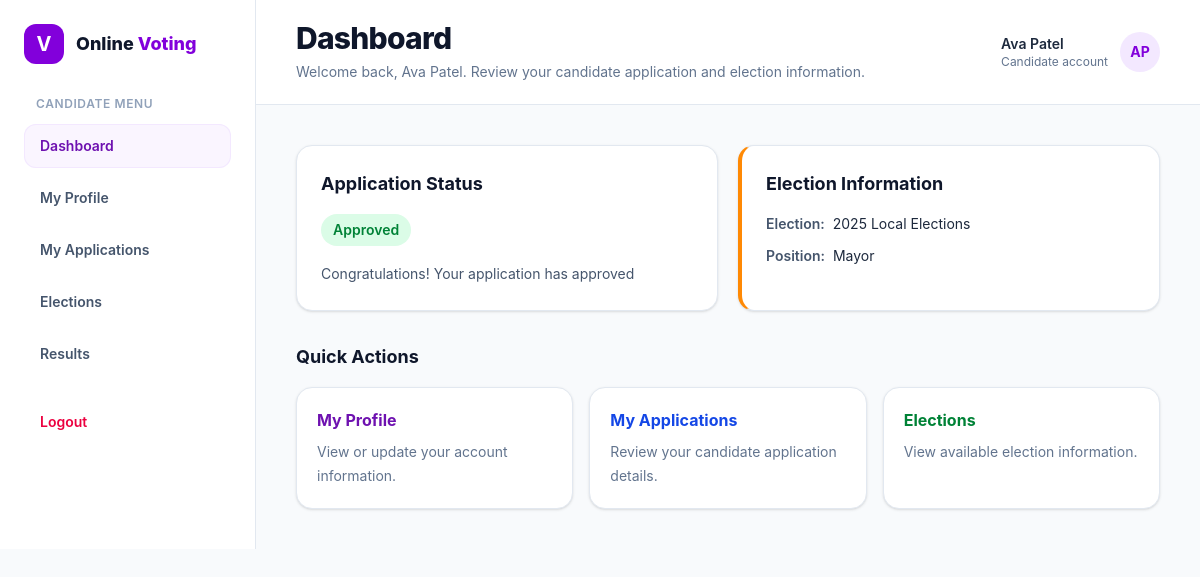
The app's page /views/candidate/dashboard.php (signed in) with its own data.
### tables this page shows
CREATE TABLE candidates (
    id INT AUTO_INCREMENT PRIMARY KEY,
    user_id INT NOT NULL,
    address VARCHAR(255) NOT NULL,
    city VARCHAR(100) NOT NULL,
    state VARCHAR(100) NOT NULL,
    country VARCHAR(100) NOT NULL,
    postal_code VARCHAR(20) NOT NULL,
    election_id INT NOT NULL,
    position_id INT NOT NULL,
    constituency_area VARCHAR(100) NOT NULL,
    party_id INT DEFAULT NULL,
    qualifications TEXT NOT NULL,
    experience TEXT NOT NULL,
    manifesto TEXT NOT NULL,
    certificates VARCHAR(255) DEFAULT NULL,
    status ENUM('pending', 'approved', 'rejected') NOT NULL DEFAULT 'pending',
    created_at TIMESTAMP DEFAULT CURRENT_TIMESTAMP,
    updated_at TIMESTAMP DEFAULT CURRENT_TIMESTAMP ON UPDATE CURRENT_TIMESTAMP,
    FOREIGN KEY (user_id) REFERENCES users(id) ON DELETE CASCADE,
    FOREIGN KEY (election_id) REFERENCES elections(id) ON DELETE CASCADE,
    FOREIGN KEY (position_id) REFERENCES positions(id) ON DELETE CASCADE,
    FOREIGN KEY (party_id) REFERENCES parties(id) ON DELETE SET NULL,
    UNIQUE (user_id, election_id, position_id)
);

CREATE TABLE elections (
    id INT AUTO_INCREMENT PRIMARY KEY,
    title VARCHAR(100) NOT NULL UNIQUE,
    description TEXT NOT NULL,
    start_date DATETIME NOT NULL,
    end_date DATETIME NOT NULL,
    status ENUM('upcoming', 'ongoing', 'completed') NOT NULL DEFAULT 'upcoming',
    created_at TIMESTAMP DEFAULT CURRENT_TIMESTAMP,
    updated_at TIMESTAMP DEFAULT CURRENT_TIMESTAMP ON UPDATE CURRENT_TIMESTAMP
);

CREATE TABLE positions (
    id INT AUTO_INCREMENT PRIMARY KEY,
    title VARCHAR(100) NOT NULL UNIQUE,
    description TEXT NOT NULL,
    created_at TIMESTAMP DEFAULT CURRENT_TIMESTAMP,
    updated_at TIMESTAMP DEFAULT CURRENT_TIMESTAMP ON UPDATE CURRENT_TIMESTAMP
);

### app/paths.php (called while the page is built, shortened)
<?php
function app_url(string $path = ''): string
{
    return APP_BASE_URL . '/' . ltrim($path, '/');
}

### views/candidate/dashboard.php (the view, shortened to what this page needs)
<?php
require_once __DIR__ . '/../../app/paths.php';
require_once APP_ROOT . '/app/config/database.php';
$stmt = $pdo->prepare("
    SELECT
        candidates.*,
        elections.title AS election_name,
        positions.title AS position_name
    FROM candidates
    INNER JOIN elections
        ON candidates.election_id = elections.id
    INNER JOIN positions
        ON candidates.position_id = positions.id
        WHERE candidates.user_id = ?
");
$stmt->execute([$_SESSION['user_id']]);
$candidate = $stmt->fetch(PDO::FETCH_ASSOC);
if ($candidate) {
    $applicationStatus = $candidate['status'] ?? 'incomplete';
    $electionName = $candidate['election_name'] ?? 'N/A';
    $position = $candidate['position_name'] ?? 'N/A';
} else {
    $applicationStatus = 'incomplete';
    $electionName = 'N/A';
    $position = 'N/A';
}
$statusColors = [
    'incomplete' => 'bg-gray-100 text-gray-700',
    'pending' => 'bg-orange-100 text-orange-700',
    'approved' => 'bg-green-100 text-green-700',
    'rejected' => 'bg-red-100 text-red-700',
];
$statusMessages = [
    'incomplete' => 'Your Application is not completed yet.',
    'pending' => 'Your Application is pending for approval',
    'approved' => 'Congratulations! Your application has approved',
    'rejected' => 'Sorry! Your application was rejected, try next time.',
];
$statusClass = $statusColors[$applicationStatus] ?? 'bg-gray-100 text-gray-700';
$statusMessage = $statusMessages[$applicationStatus] ?? 'Your application status is currently unavailable.';
?>
<!DOCTYPE html>
<html lang="en">
<head>
    <link rel="stylesheet" href="<?= htmlspecialchars(app_url('public/css/app.css'), ENT_QUOTES, 'UTF-8') ?>">
</head>
<body class="min-h-screen bg-slate-50 text-slate-800">
    <div class="flex min-h-[calc(100vh-65px)] flex-col md:flex-row">
        <div class="min-w-0 flex-1">
            <main class="min-w-0 px-4 py-8 sm:px-6 sm:py-10 lg:px-10">
            <div class="mx-auto max-w-5xl">
                <div class="grid gap-5 lg:grid-cols-2">
                    <section class="rounded-2xl border border-slate-200 bg-white p-6 shadow-sm">
                        <h2 class="mb-4 text-lg font-bold text-slate-900">Application Status</h2>
                        <span class="inline-flex rounded-full px-3 py-1.5 text-sm font-semibold <?= $statusClass ?>">
                            <?= ucfirst(htmlspecialchars($applicationStatus, ENT_QUOTES, 'UTF-8')) ?>
                        </span>
                        <p class="mt-4 text-sm leading-6 text-slate-600">
                            <?= htmlspecialchars($statusMessage, ENT_QUOTES, 'UTF-8') ?>
                        </p>
                    </section>
                    <section class="rounded-2xl border border-slate-200 border-l-4 border-l-orange-400 bg-white p-6 shadow-sm">
                        <h2 class="mb-4 text-lg font-bold text-slate-900">Election Information</h2>
                        <dl class="space-y-3 text-sm">
                            <div class="flex flex-wrap gap-2">
                                <dt class="font-semibold text-slate-600">Election:</dt>
                                <dd class="text-slate-800"><?= htmlspecialchars($electionName, ENT_QUOTES, 'UTF-8') ?></dd>
                            </div>
                            <div class="flex flex-wrap gap-2">
                                <dt class="font-semibold text-slate-600">Position:</dt>
                                <dd class="text-slate-800"><?= htmlspecialchars($position, ENT_QUOTES, 'UTF-8') ?></dd>
                            </div>
                        </dl>
                    </section>
                </div>
                <section class="mt-8">
                    <h2 class="mb-4 text-lg font-bold text-slate-900">Quick Actions</h2>
                    <div class="grid gap-4 sm:grid-cols-2 lg:grid-cols-3">
                        <a href="<?= htmlspecialchars(app_url('views/candidate/profile.php'), ENT_QUOTES, 'UTF-8') ?>" class="rounded-2xl border border-slate-200 bg-white p-5 shadow-sm transition hover:-translate-y-0.5 hover:border-purple-200 hover:shadow-md">
                            <h3 class="font-bold text-purple-800">My Profile</h3>
                            <p class="mt-2 text-sm leading-6 text-slate-500">View or update your account information.</p>
                        </a>
                        <a href="<?= htmlspecialchars(app_url('views/candidate/registration.php'), ENT_QUOTES, 'UTF-8') ?>" class="rounded-2xl border border-slate-200 bg-white p-5 shadow-sm transition hover:-translate-y-0.5 hover:border-purple-200 hover:shadow-md">
                            <h3 class="font-bold text-blue-700">My Applications</h3>
                            <p class="mt-2 text-sm leading-6 text-slate-500">Review your candidate application details.</p>
                        </a>
                        <a href="<?= htmlspecialchars(app_url('views/common/elections.php'), ENT_QUOTES, 'UTF-8') ?>" class="rounded-2xl border border-slate-200 bg-white p-5 shadow-sm transition hover:-translate-y-0.5 hover:border-purple-200 hover:shadow-md">
                            <h3 class="font-bold text-green-700">Elections</h3>
                            <p class="mt-2 text-sm leading-6 text-slate-500">View available election information.</p>
                        </a>
                    </div>
                </section>
            </div>
            </main>
        </div>
    </div>
</body>
</html>

### records on screen
candidates: status "Approved", status "Congratulations! Your application has approved", election.title "2025 Local Elections", position.title "Mayor"

### other values on screen
$portalLabel "CANDIDATE"
$item['label'] "Dashboard"
$item['label'] "My Profile"
$item['label'] "My Applications"
$item['label'] "Elections"
$item['label'] "Results"
$pageTitle "Dashboard"
$pageDescription "Welcome back, Ava Patel. Review your candidate application and election information."
$headerName "Ava Patel"
$headerRole "Candidate"
$headerInitials "AP"
